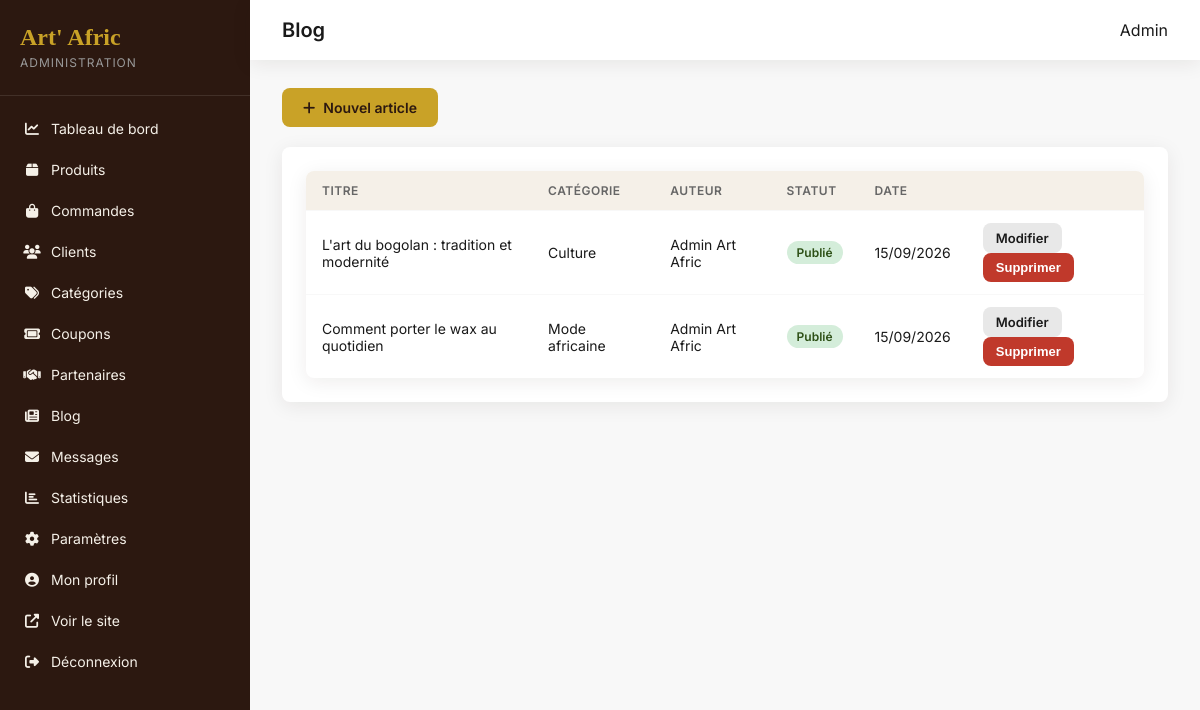
Screenshot of /public/admin/blog (signed in) with the database file from the repository.
### tables this page shows
CREATE TABLE blog_posts (
    id INT AUTO_INCREMENT PRIMARY KEY,
    author_id INT NOT NULL,
    title VARCHAR(255) NOT NULL,
    slug VARCHAR(280) NOT NULL UNIQUE,
    excerpt TEXT,
    content LONGTEXT NOT NULL,
    image VARCHAR(255) DEFAULT NULL,
    category VARCHAR(100) DEFAULT 'Culture',
    is_published TINYINT(1) DEFAULT 0,
    views INT DEFAULT 0,
    published_at DATETIME DEFAULT NULL,
    created_at DATETIME DEFAULT CURRENT_TIMESTAMP,
    FOREIGN KEY (author_id) REFERENCES users(id)
);

CREATE TABLE users (
    id INT AUTO_INCREMENT PRIMARY KEY,
    first_name VARCHAR(100) NOT NULL,
    last_name VARCHAR(100) NOT NULL,
    email VARCHAR(255) NOT NULL UNIQUE,
    password VARCHAR(255) NOT NULL,
    phone VARCHAR(20) DEFAULT NULL,
    role ENUM('admin', 'employee', 'client') DEFAULT 'client',
    avatar VARCHAR(255) DEFAULT NULL,
    is_active TINYINT(1) DEFAULT 1,
    email_verified_at DATETIME DEFAULT NULL,
    reset_token VARCHAR(100) DEFAULT NULL,
    reset_expires DATETIME DEFAULT NULL,
    created_at DATETIME DEFAULT CURRENT_TIMESTAMP,
    updated_at DATETIME DEFAULT CURRENT_TIMESTAMP ON UPDATE CURRENT_TIMESTAMP
);

### app/core/Controller.php (called while the page is built, shortened)
<?php
abstract class Controller
{
    protected function view(string $view, array $data = [], string $layout = 'main'): void
    {
        extract($data);
        $content = APP_PATH . '/views/' . $view . '.php';
        require $content;
    }
}

### app/controllers/Admin/BlogController.php (called while the page is built, shortened)
<?php
class BlogController extends \Controller
{
    public function index(): void
    {
        $stmt = \Database::getInstance()->query(
            "SELECT b.*, u.first_name, u.last_name FROM blog_posts b
             JOIN users u ON b.author_id = u.id ORDER BY b.created_at DESC"
        );
        $this->view('admin/blog/index', [
            'title' => 'Blog',
            'posts' => $stmt->fetchAll(),
        ], 'admin');
    }
}

### app/core/App.php (called while the page is built, shortened)
<?php
class App
{
    private Router $router;
    public function __construct()
    {
        $this->router = new Router();
    }
    private function loadCore(): void
    {
        require_once APP_PATH . '/helpers/functions.php';
    }
    private function registerRoutes(): void
    {
        $this->router->get('', 'Home');
        $this->router->get('accueil', 'Home');
        $this->router->get('boutique', 'Shop', 'index');
        $this->router->get('boutique/categorie/{slug}', 'Shop', 'category');
        $this->router->get('produit/{slug}', 'Product', 'show');
        $this->router->get('panier', 'Cart', 'index');
        $this->router->post('panier/ajouter', 'Cart', 'add');
        $this->router->post('panier/modifier', 'Cart', 'update');
        $this->router->post('panier/supprimer', 'Cart', 'remove');
        $this->router->post('panier/coupon', 'Cart', 'applyCoupon');
        $this->router->get('commande', 'Checkout', 'index');
        $this->router->post('commande', 'Checkout', 'process');
        $this->router->get('commande/confirmation/{id}', 'Checkout', 'confirmation');
        $this->router->get('connexion', 'Auth', 'loginForm');
        $this->router->post('connexion', 'Auth', 'login');
        $this->router->get('inscription', 'Auth', 'registerForm');
        $this->router->post('inscription', 'Auth', 'register');
        $this->router->get('deconnexion', 'Auth', 'logout');
        $this->router->get('mot-de-passe-oublie', 'Auth', 'forgotForm');
        $this->router->post('mot-de-passe-oublie', 'Auth', 'forgot');
        $this->router->get('mon-compte', 'Account', 'index');
        $this->router->get('mon-compte/commandes', 'Account', 'orders');
        $this->router->get('mon-compte/favoris', 'Account', 'favorites');
        $this->router->get('mon-compte/adresses', 'Account', 'addresses');
        $this->router->post('mon-compte/profil', 'Account', 'updateProfile');
        $this->router->get('contact', 'Contact', 'index');
        $this->router->post('contact', 'Contact', 'send');
        $this->router->get('a-propos', 'About', 'index');
        $this->router->get('blog', 'Blog', 'index');
        $this->router->get('blog/{slug}', 'Blog', 'show');
        $this->router->post('newsletter', 'Newsletter', 'subscribe');
        $this->router->get('api/recherche', 'Api', 'search');
        $this->router->post('api/favoris', 'Api', 'toggleFavorite');
        $this->router->get('api/produits', 'Api', 'products');
        $this->router->post('api/avis', 'Api', 'addReview');
        $this->router->get('api/comparer', 'Api', 'compare');
        $this->router->get('admin', 'Admin\\Dashboard', 'index');
        $this->router->get('admin/connexion', 'Admin\\Auth', 'loginForm');
        $this->router->post('admin/connexion', 'Admin\\Auth', 'login');
        $this->router->get('admin/produits', 'Admin\\Product', 'index');
        $this->router->get('admin/produits/ajouter', 'Admin\\Product', 'create');
        $this->router->post('admin/produits/ajouter', 'Admin\\Product', 'store');
        $this->router->get('admin/produits/modifier/{id}', 'Admin\\Product', 'edit');
        $this->router->post('admin/produits/modifier/{id}', 'Admin\\Product', 'update');
        $this->router->post('admin/produits/supprimer/{id}', 'Admin\\Product', 'delete');
        $this->router->get('admin/commandes', 'Admin\\Order', 'index');
        $this->router->get('admin/commandes/{id}', 'Admin\\Order', 'show');
        $this->router->post('admin/commandes/{id}/statut', 'Admin\\Order', 'updateStatus');
        $this->router->get('admin/clients', 'Admin\\Customer', 'index');
        $this->router->get('admin/categories', 'Admin\\Category', 'index');
        $this->router->post('admin/categories', 'Admin\\Category', 'store');
        $this->router->get('admin/coupons', 'Admin\\Coupon', 'index');
        $this->router->post('admin/coupons', 'Admin\\Coupon', 'store');
        $this->router->get('admin/parametres', 'Admin\\Settings', 'index');
        $this->router->post('admin/parametres', 'Admin\\Settings', 'update');
        $this->router->get('admin/profil', 'Admin\\Profile', 'index');
        $this->router->post('admin/profil', 'Admin\\Profile', 'update');
        $this->router->get('admin/partenaires', 'Admin\\Partner', 'index');
        $this->router->post('admin/partenaires', 'Admin\\Partner', 'store');
        $this->router->post('admin/partenaires/{id}/toggle', 'Admin\\Partner', 'toggle');
        $this->router->post('admin/partenaires/{id}/supprimer', 'Admin\\Partner', 'delete');
        $this->router->get('admin/blog', 'Admin\\Blog', 'index');
        $this->router->get('admin/blog/nouveau', 'Admin\\Blog', 'createForm');
        $this->router->post('admin/blog', 'Admin\\Blog', 'store');
        $this->router->get('admin/blog/{id}/modifier', 'Admin\\Blog', 'editForm');
        $this->router->post('admin/blog/{id}/modifier', 'Admin\\Blog', 'update');
        $this->router->post('admin/blog/{id}/supprimer', 'Admin\\Blog', 'delete');
        $this->router->get('admin/messages', 'Admin\\Message', 'index');
        $this->router->get('admin/statistiques', 'Admin\\Dashboard', 'stats');
    }
    public function run(): void
    {
        $url = $_GET['url'] ?? '';
        $this->router->dispatch($url);
    }
}

### public/index.php (called while the page is built, shortened)
<?php
require_once APP_PATH . '/core/App.php';
$app = new App();
$app->run();

### app/core/Database.php (called while the page is built, shortened)
<?php
class Database
{
    private static ?PDO $instance = null;
    public static function getInstance(): PDO
    {
        if (self::$instance === null) {
            $dsn = sprintf(
                'mysql:host=%s;dbname=%s;charset=%s',
                DB_HOST,
                DB_NAME,
                DB_CHARSET
            );
            self::$instance = new PDO($dsn, DB_USER, DB_PASS, [
                PDO::ATTR_ERRMODE            => PDO::ERRMODE_EXCEPTION,
                PDO::ATTR_DEFAULT_FETCH_MODE => PDO::FETCH_ASSOC,
                PDO::ATTR_EMULATE_PREPARES   => false,
            ]);
        }
        return self::$instance;
    }
}

### app/helpers/functions.php (called while the page is built, shortened)
<?php
function e(?string $str): string
{
    return htmlspecialchars($str ?? '', ENT_QUOTES, 'UTF-8');
}

### app/views/admin/blog/index.php (the view, shortened to what this page needs)
<div class="admin-toolbar">
    <a href="<?= APP_URL ?>/admin/blog/nouveau" class="btn btn-primary"><i class="fas fa-plus"></i> Nouvel article</a>
</div>
<div class="admin-card">
    <table class="data-table">
        <thead><tr><th>Titre</th><th>Catégorie</th><th>Auteur</th><th>Statut</th><th>Date</th><th></th></tr></thead>
        <tbody>
            <?php foreach ($posts as $p): ?>
            <tr>
                <td><?= e($p['title']) ?></td>
                <td><?= e($p['category']) ?></td>
                <td><?= e($p['first_name'] . ' ' . $p['last_name']) ?></td>
                <td><span class="status-badge <?= $p['is_published'] ? 'paid' : 'pending' ?>"><?= $p['is_published'] ? 'Publié' : 'Brouillon' ?></span></td>
                <td><?= date('d/m/Y', strtotime($p['created_at'])) ?></td>
                <td>
                    <a href="<?= APP_URL ?>/admin/blog/<?= $p['id'] ?>/modifier" class="btn btn-sm">Modifier</a>
                    <form action="<?= APP_URL ?>/admin/blog/<?= $p['id'] ?>/supprimer" method="POST" style="display:inline;" onsubmit="return confirm('Supprimer cet article ?');">
                        <button type="submit" class="btn btn-sm btn-danger">Supprimer</button>
                    </form>
                </td>
            </tr>
            <?php endforeach; ?>
        </tbody>
    </table>
</div>

### app/core/Router.php (shortened to what this page needs)
<?php
class Router
{
    private array $routes = [];
    private function addRoute(string $httpMethod, string $path, string $controller, string $method): void
    {
        $pattern = preg_replace('/\{([a-zA-Z_]+)\}/', '(?P<$1>[^/]+)', $path);
        $pattern = '#^' . $pattern . '$#';
        $this->routes[] = [
            'method'     => $httpMethod,
            'pattern'    => $pattern,
            'controller' => $controller,
            'action'     => $method,
        ];
    }
    public function dispatch(string $url): void
    {
        $url = trim($url, '/');
        $method = $_SERVER['REQUEST_METHOD'];
        foreach ($this->routes as $route) {
            if ($route['method'] !== $method) {
                continue;
            }
            if (preg_match($route['pattern'], $url, $matches)) {
                $params = array_filter($matches, 'is_string', ARRAY_FILTER_USE_KEY);
                $this->callController($route['controller'], $route['action'], $params);
                return;
            }
        }
    }
    private function callController(string $controller, string $action, array $params): void
    {
        $instance = new $class();
        call_user_func_array([$instance, $action], $params);
    }
}

### public/assets/css/admin.css (style rules this page uses)
:root { --gold: #C9A227; --gold-light: #D4AF37; --gold-dark: #A68523; --brown-dark: #2C1810; --brown: #3D2314; --cream: #F5F0E8; --ivory: #FAF7F2; --white: #FFFFFF; --black: #1A1A1A; --gray-100: #F8F8F8; --gray-200: #E8E8E8; --gray-400: #999; --gray-600: #666; --green: #2D5016; --red: #C0392B; --font-body: 'Inter', -apple-system, sans-serif; --shadow: 0 4px 20px rgba(44,24,16,0.08); --radius: 8px; --transition: 0.2s ease; --sidebar-width: 250px; }
* { box-sizing: border-box; }
body.admin-body { margin: 0; font-family: var(--font-body); background: var(--gray-100); color: var(--black); display: flex; min-height: 100vh; }
a { text-decoration: none; color: inherit; }
.admin-card { background: var(--white); padding: 24px; border-radius: var(--radius); box-shadow: var(--shadow); margin-bottom: 24px; }
.admin-toolbar { display: flex; align-items: center; justify-content: space-between; gap: 16px; margin-bottom: 20px; flex-wrap: wrap; }
.btn { display: inline-flex; align-items: center; justify-content: center; gap: 8px; padding: 10px 20px; border-radius: var(--radius); border: 1px solid transparent; font-size: 14px; font-weight: 600; cursor: pointer; transition: var(--transition); background: var(--gray-200); color: var(--black); }
.btn-primary { background: var(--gold); color: var(--brown-dark); }
.btn-danger { background: var(--red); color: var(--white); }
.btn-sm { padding: 6px 12px; font-size: 13px; }
.data-table { width: 100%; border-collapse: collapse; background: var(--white); border-radius: var(--radius); overflow: hidden; box-shadow: var(--shadow); }
.data-table th, .data-table td { padding: 12px 16px; text-align: left; border-bottom: 1px solid var(--gray-100); font-size: 14px; }
.data-table th { background: var(--cream); font-weight: 600; text-transform: uppercase; font-size: 12px; letter-spacing: 0.5px; color: var(--gray-600); }
.data-table tr:last-child td { border-bottom: none; }
.status-badge { display: inline-block; padding: 4px 10px; border-radius: 20px; font-size: 12px; font-weight: 600; text-transform: capitalize; background: var(--gray-200); color: var(--black); }
.status-badge.paid { background: #D4EDDA; color: var(--green); }

### rows the page displays
blog_posts: title "L'art du bogolan : tradition et modernité", category "Culture", author.last_name "Admin Art Afric", is_published "Publié", created_at "15/09/2026"
blog_posts: title "Comment porter le wax au quotidien", category "Mode africaine", author.last_name "Admin Art Afric", is_published "Publié", created_at "15/09/2026"
